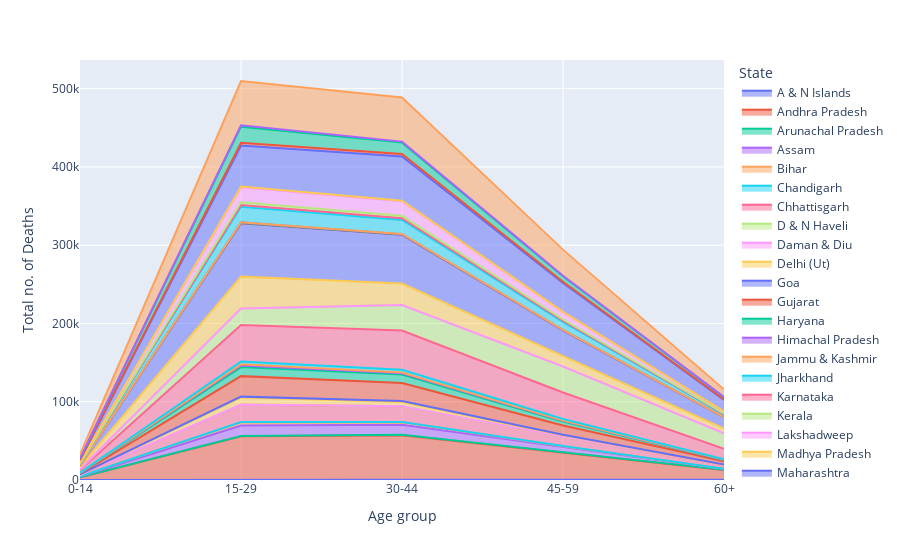

Notebook source saved alongside this figure:
### Code cell
fig = px.area(causes_grp,x='Age group',y='Total no. of Deaths',color='State',height=600)
fig.update_layout(
    title={
        'y':0.97,
        'x':0.5,
        'xanchor':'center',
        'yanchor':'top'
    },xaxis_title='Age group',
    yaxis_title = 'Total no. of Deaths',)
fig.show()

### Figure 1 — Plotly figure (JSON) as saved in the notebook; plotly's stock layout.template omitted (floating-point values rounded to 4 significant figures)
{"data": [{"fillpattern": {"shape": ""}, "hovertemplate": "State=A & N Islands<br>Age group=%{x}<br>Total no. of Deaths=%{y}<extra></extra>", "legendgroup": "A & N Islands", "line": {"color": "#636efa"}, "marker": {"symbol": "circle"}, "mode": "lines", "name": "A & N Islands", "orientation": "v", "showlegend": true, "stackgroup": "1", "type": "scatter", "x": ["0-14", "15-29", "30-44", "45-59", "60+"], "xaxis": "x", "y": [53, 630, 464, 311, 165], "yaxis": "y"}, {"fillpattern": {"shape": ""}, "hovertemplate": "State=Andhra Pradesh<br>Age group=%{x}<br>Total no. of Deaths=%{y}<extra></extra>", "legendgroup": "Andhra Pradesh", "line": {"color": "#EF553B"}, "marker": {"symbol": "circle"}, "mode": "lines", "name": "Andhra Pradesh", "orientation": "v", "showlegend": true, "stackgroup": "1", "type": "scatter", "x": ["0-14", "15-29", "30-44", "45-59", "60+"], "xaxis": "x", "y": [3265, 55121, 56770, 34917, 12747], "yaxis": "y"}, {"fillpattern": {"shape": ""}, "hovertemplate": "State=Arunachal Pradesh<br>Age group=%{x}<br>Total no. of Deaths=%{y}<extra></extra>", "legendgroup": "Arunachal Pradesh", "line": {"color": "#00cc96"}, "marker": {"symbol": "circle"}, "mode": "lines", "name": "Arunachal Pradesh", "orientation": "v", "showlegend": true, "stackgroup": "1", "type": "scatter", "x": ["0-14", "15-29", "30-44", "45-59", "60+"], "xaxis": "x", "y": [49, 572, 524, 160, 23], "yaxis": "y"}, {"fillpattern": {"shape": ""}, "hovertemplate": "State=Assam<br>Age group=%{x}<br>Total no. of Deaths=%{y}<extra></extra>", "legendgroup": "Assam", "line": {"color": "#ab63fa"}, "marker": {"symbol": "circle"}, "mode": "lines", "name": "Assam", "orientation": "v", "showlegend": true, "stackgroup": "1", "type": "scatter", "x": ["0-14", "15-29", "30-44", "45-59", "60+"], "xaxis": "x", "y": [734, 13384, 12747, 6601, 1003], "yaxis": "y"}, {"fillpattern": {"shape": ""}, "hovertemplate": "State=Bihar<br>Age group=%{x}<br>Total no. of Deaths=%{y}<extra></extra>", "legendgroup": "Bihar", "line": {"color": "#FFA15A"}, "marker": {"symbol": "circle"}, "mode": "lines", "name": "Bihar", "orientation": "v", "showlegend": true, "stackgroup": "1", "type": "scatter", "x": ["0-14", "15-29", "30-44", "45-59", "60+"], "xaxis": "x", "y": [572, 3720, 3298, 1241, 414], "yaxis": "y"}, {"fillpattern": {"shape": ""}, "hovertemplate": "State=Chandigarh<br>Age group=%{x}<br>Total no. of Deaths=%{y}<extra></extra>", "legendgroup": "Chandigarh", "line": {"color": "#19d3f3"}, "marker": {"symbol": "circle"}, "mode": "lines", "name": "Chandigarh", "orientation": "v", "showlegend": true, "stackgroup": "1", "type": "scatter", "x": ["0-14", "15-29", "30-44", "45-59", "60+"], "xaxis": "x", "y": [16, 531, 349, 111, 27], "yaxis": "y"}, {"fillpattern": {"shape": ""}, "hovertemplate": "State=Chhattisgarh<br>Age group=%{x}<br>Total no. of Deaths=%{y}<extra></extra>", "legendgroup": "Chhattisgarh", "line": {"color": "#FF6692"}, "marker": {"symbol": "circle"}, "mode": "lines", "name": "Chhattisgarh", "orientation": "v", "showlegend": true, "stackgroup": "1", "type": "scatter", "x": ["0-14", "15-29", "30-44", "45-59", "60+"], "xaxis": "x", "y": [2040, 22048, 19954, 11907, 4546], "yaxis": "y"}, {"fillpattern": {"shape": ""}, "hovertemplate": "State=D & N Haveli<br>Age group=%{x}<br>Total no. of Deaths=%{y}<extra></extra>", "legendgroup": "D & N Haveli", "line": {"color": "#B6E880"}, "marker": {"symbol": "circle"}, "mode": "lines", "name": "D & N Haveli", "orientation": "v", "showlegend": true, "stackgroup": "1", "type": "scatter", "x": ["0-14", "15-29", "30-44", "45-59", "60+"], "xaxis": "x", "y": [6, 303, 183, 121, 73], "yaxis": "y"}, {"fillpattern": {"shape": ""}, "hovertemplate": "State=Daman & Diu<br>Age group=%{x}<br>Total no. of Deaths=%{y}<extra></extra>", "legendgroup": "Daman & Diu", "line": {"color": "#FF97FF"}, "marker": {"symbol": "circle"}, "mode": "lines", "name": "Daman & Diu", "orientation": "v", "showlegend": true, "stackgroup": "1", "type": "scatter", "x": ["0-14", "15-29", "30-44", "45-59", "60+"], "xaxis": "x", "y": [11, 131, 88, 42, 7], "yaxis": "y"}, {"fillpattern": {"shape": ""}, "hovertemplate": "State=Delhi (Ut)<br>Age group=%{x}<br>Total no. of Deaths=%{y}<extra></extra>", "legendgroup": "Delhi (Ut)", "line": {"color": "#FECB52"}, "marker": {"symbol": "circle"}, "mode": "lines", "name": "Delhi (Ut)", "orientation": "v", "showlegend": true, "stackgroup": "1", "type": "scatter", "x": ["0-14", "15-29", "30-44", "45-59", "60+"], "xaxis": "x", "y": [423, 8861, 5388, 1746, 439], "yaxis": "y"}, {"fillpattern": {"shape": ""}, "hovertemplate": "State=Goa<br>Age group=%{x}<br>Total no. of Deaths=%{y}<extra></extra>", "legendgroup": "Goa", "line": {"color": "#636efa"}, "marker": {"symbol": "circle"}, "mode": "lines", "name": "Goa", "orientation": "v", "showlegend": true, "stackgroup": "1", "type": "scatter", "x": ["0-14", "15-29", "30-44", "45-59", "60+"], "xaxis": "x", "y": [61, 1220, 1254, 635, 305], "yaxis": "y"}, {"fillpattern": {"shape": ""}, "hovertemplate": "State=Gujarat<br>Age group=%{x}<br>Total no. of Deaths=%{y}<extra></extra>", "legendgroup": "Gujarat", "line": {"color": "#EF553B"}, "marker": {"symbol": "circle"}, "mode": "lines", "name": "Gujarat", "orientation": "v", "showlegend": true, "stackgroup": "1", "type": "scatter", "visible": true, "x": ["0-14", "15-29", "30-44", "45-59", "60+"], "xaxis": "x", "y": [871, 26181, 22967, 11868, 4290], "yaxis": "y"}, {"fillpattern": {"shape": ""}, "hovertemplate": "State=Haryana<br>Age group=%{x}<br>Total no. of Deaths=%{y}<extra></extra>", "legendgroup": "Haryana", "line": {"color": "#00cc96"}, "marker": {"symbol": "circle"}, "mode": "lines", "name": "Haryana", "orientation": "v", "showlegend": true, "stackgroup": "1", "type": "scatter", "x": ["0-14", "15-29", "30-44", "45-59", "60+"], "xaxis": "x", "y": [715, 11593, 10666, 4948, 1515], "yaxis": "y"}, {"fillpattern": {"shape": ""}, "hovertemplate": "State=Himachal Pradesh<br>Age group=%{x}<br>Total no. of Deaths=%{y}<extra></extra>", "legendgroup": "Himachal Pradesh", "line": {"color": "#ab63fa"}, "marker": {"symbol": "circle"}, "mode": "lines", "name": "Himachal Pradesh", "orientation": "v", "showlegend": true, "stackgroup": "1", "type": "scatter", "visible": true, "x": ["0-14", "15-29", "30-44", "45-59", "60+"], "xaxis": "x", "y": [107, 2074, 1765, 975, 398], "yaxis": "y"}, {"fillpattern": {"shape": ""}, "hovertemplate": "State=Jammu & Kashmir<br>Age group=%{x}<br>Total no. of Deaths=%{y}<extra></extra>", "legendgroup": "Jammu & Kashmir", "line": {"color": "#FFA15A"}, "marker": {"symbol": "circle"}, "mode": "lines", "name": "Jammu & Kashmir", "orientation": "v", "showlegend": true, "stackgroup": "1", "type": "scatter", "x": ["0-14", "15-29", "30-44", "45-59", "60+"], "xaxis": "x", "y": [45, 1380, 1014, 374, 155], "yaxis": "y"}, {"fillpattern": {"shape": ""}, "hovertemplate": "State=Jharkhand<br>Age group=%{x}<br>Total no. of Deaths=%{y}<extra></extra>", "legendgroup": "Jharkhand", "line": {"color": "#19d3f3"}, "marker": {"symbol": "circle"}, "mode": "lines", "name": "Jharkhand", "orientation": "v", "showlegend": true, "stackgroup": "1", "type": "scatter", "x": ["0-14", "15-29", "30-44", "45-59", "60+"], "xaxis": "x", "y": [450, 3572, 3468, 2021, 439], "yaxis": "y"}, {"fillpattern": {"shape": ""}, "hovertemplate": "State=Karnataka<br>Age group=%{x}<br>Total no. of Deaths=%{y}<extra></extra>", "legendgroup": "Karnataka", "line": {"color": "#FF6692"}, "marker": {"symbol": "circle"}, "mode": "lines", "name": "Karnataka", "orientation": "v", "showlegend": true, "stackgroup": "1", "type": "scatter", "x": ["0-14", "15-29", "30-44", "45-59", "60+"], "xaxis": "x", "y": [3218, 46560, 50073, 33836, 13278], "yaxis": "y"}, {"fillpattern": {"shape": ""}, "hovertemplate": "State=Kerala<br>Age group=%{x}<br>Total no. of Deaths=%{y}<extra></extra>", "legendgroup": "Kerala", "line": {"color": "#B6E880"}, "marker": {"symbol": "circle"}, "mode": "lines", "name": "Kerala", "orientation": "v", "showlegend": true, "stackgroup": "1", "type": "scatter", "x": ["0-14", "15-29", "30-44", "45-59", "60+"], "xaxis": "x", "y": [1083, 21285, 32473, 33191, 19904], "yaxis": "y"}, {"fillpattern": {"shape": ""}, "hovertemplate": "State=Lakshadweep<br>Age group=%{x}<br>Total no. of Deaths=%{y}<extra></extra>", "legendgroup": "Lakshadweep", "line": {"color": "#FF97FF"}, "marker": {"symbol": "circle"}, "mode": "lines", "name": "Lakshadweep", "orientation": "v", "showlegend": true, "stackgroup": "1", "type": "scatter", "x": ["0-14", "15-29", "30-44", "45-59", "60+"], "xaxis": "x", "y": [0, 2, 5, 2, 1], "yaxis": "y"}, {"fillpattern": {"shape": ""}, "hovertemplate": "State=Madhya Pradesh<br>Age group=%{x}<br>Total no. of Deaths=%{y}<extra></extra>", "legendgroup": "Madhya Pradesh", "line": {"color": "#FECB52"}, "marker": {"symbol": "circle"}, "mode": "lines", "name": "Madhya Pradesh", "orientation": "v", "showlegend": true, "stackgroup": "1", "type": "scatter", "x": ["0-14", "15-29", "30-44", "45-59", "60+"], "xaxis": "x", "y": [3010, 40670, 27610, 13149, 5868], "yaxis": "y"}, {"fillpattern": {"shape": ""}, "hovertemplate": "State=Maharashtra<br>Age group=%{x}<br>Total no. of Deaths=%{y}<extra></extra>", "legendgroup": "Maharashtra", "line": {"color": "#636efa"}, "marker": {"symbol": "circle"}, "mode": "lines", "name": "Maharashtra", "orientation": "v", "showlegend": true, "stackgroup": "1", "type": "scatter", "x": ["0-14", "15-29", "30-44", "45-59", "60+"], "xaxis": "x", "y": [1917, 68290, 62279, 33162, 14741], "yaxis": "y"}, {"fillpattern": {"shape": ""}, "hovertemplate": "State=Manipur<br>Age group=%{x}<br>Total no. of Deaths=%{y}<extra></extra>", "legendgroup": "Manipur", "line": {"color": "#EF553B"}, "marker": {"symbol": "circle"}, "mode": "lines", "name": "Manipur", "orientation": "v", "showlegend": true, "stackgroup": "1", "type": "scatter", "x": ["0-14", "15-29", "30-44", "45-59", "60+"], "xaxis": "x", "y": [5, 198, 163, 44, 11], "yaxis": "y"}, {"fillpattern": {"shape": ""}, "hovertemplate": "State=Meghalaya<br>Age group=%{x}<br>Total no. of Deaths=%{y}<extra></extra>", "legendgroup": "Meghalaya", "line": {"color": "#00cc96"}, "marker": {"symbol": "circle"}, "mode": "lines", "name": "Meghalaya", "orientation": "v", "showlegend": true, "stackgroup": "1", "type": "scatter", "x": ["0-14", "15-29", "30-44", "45-59", "60+"], "xaxis": "x", "y": [32, 495, 340, 169, 50], "yaxis": "y"}, {"fillpattern": {"shape": ""}, "hovertemplate": "State=Mizoram<br>Age group=%{x}<br>Total no. of Deaths=%{y}<extra></extra>", "legendgroup": "Mizoram", "line": {"color": "#ab63fa"}, "marker": {"symbol": "circle"}, "mode": "lines", "name": "Mizoram", "orientation": "v", "showlegend": true, "stackgroup": "1", "type": "scatter", "x": ["0-14", "15-29", "30-44", "45-59", "60+"], "xaxis": "x", "y": [28, 386, 298, 95, 27], "yaxis": "y"}, {"fillpattern": {"shape": ""}, "hovertemplate": "State=Nagaland<br>Age group=%{x}<br>Total no. of Deaths=%{y}<extra></extra>", "legendgroup": "Nagaland", "line": {"color": "#FFA15A"}, "marker": {"symbol": "circle"}, "mode": "lines", "name": "Nagaland", "orientation": "v", "showlegend": true, "stackgroup": "1", "type": "scatter", "x": ["0-14", "15-29", "30-44", "45-59", "60+"], "xaxis": "x", "y": [7, 130, 161, 49, 0], "yaxis": "y"}, {"fillpattern": {"shape": ""}, "hovertemplate": "State=Odisha<br>Age group=%{x}<br>Total no. of Deaths=%{y}<extra></extra>", "legendgroup": "Odisha", "line": {"color": "#19d3f3"}, "marker": {"symbol": "circle"}, "mode": "lines", "name": "Odisha", "orientation": "v", "showlegend": true, "stackgroup": "1", "type": "scatter", "x": ["0-14", "15-29", "30-44", "45-59", "60+"], "xaxis": "x", "y": [1898, 19665, 17961, 10405, 3519], "yaxis": "y"}, {"fillpattern": {"shape": ""}, "hovertemplate": "State=Puducherry<br>Age group=%{x}<br>Total no. of Deaths=%{y}<extra></extra>", "legendgroup": "Puducherry", "line": {"color": "#FF6692"}, "marker": {"symbol": "circle"}, "mode": "lines", "name": "Puducherry", "orientation": "v", "showlegend": true, "stackgroup": "1", "type": "scatter", "x": ["0-14", "15-29", "30-44", "45-59", "60+"], "xaxis": "x", "y": [76, 2251, 2122, 1396, 584], "yaxis": "y"}, {"fillpattern": {"shape": ""}, "hovertemplate": "State=Punjab<br>Age group=%{x}<br>Total no. of Deaths=%{y}<extra></extra>", "legendgroup": "Punjab", "line": {"color": "#B6E880"}, "marker": {"symbol": "circle"}, "mode": "lines", "name": "Punjab", "orientation": "v", "showlegend": true, "stackgroup": "1", "type": "scatter", "x": ["0-14", "15-29", "30-44", "45-59", "60+"], "xaxis": "x", "y": [149, 3675, 3172, 1585, 689], "yaxis": "y"}, {"fillpattern": {"shape": ""}, "hovertemplate": "State=Rajasthan<br>Age group=%{x}<br>Total no. of Deaths=%{y}<extra></extra>", "legendgroup": "Rajasthan", "line": {"color": "#FF97FF"}, "marker": {"symbol": "circle"}, "mode": "lines", "name": "Rajasthan", "orientation": "v", "showlegend": true, "stackgroup": "1", "type": "scatter", "x": ["0-14", "15-29", "30-44", "45-59", "60+"], "xaxis": "x", "y": [1512, 19151, 18672, 9480, 2212], "yaxis": "y"}, {"fillpattern": {"shape": ""}, "hovertemplate": "State=Sikkim<br>Age group=%{x}<br>Total no. of Deaths=%{y}<extra></extra>", "legendgroup": "Sikkim", "line": {"color": "#FECB52"}, "marker": {"symbol": "circle"}, "mode": "lines", "name": "Sikkim", "orientation": "v", "showlegend": true, "stackgroup": "1", "type": "scatter", "x": ["0-14", "15-29", "30-44", "45-59", "60+"], "xaxis": "x", "y": [76, 747, 580, 361, 160], "yaxis": "y"}, {"fillpattern": {"shape": ""}, "hovertemplate": "State=Tamil Nadu<br>Age group=%{x}<br>Total no. of Deaths=%{y}<extra></extra>", "legendgroup": "Tamil Nadu", "line": {"color": "#636efa"}, "marker": {"symbol": "circle"}, "mode": "lines", "name": "Tamil Nadu", "orientation": "v", "showlegend": true, "stackgroup": "1", "type": "scatter", "x": ["0-14", "15-29", "30-44", "45-59", "60+"], "xaxis": "x", "y": [3205, 52468, 56599, 36792, 14749], "yaxis": "y"}, {"fillpattern": {"shape": ""}, "hovertemplate": "State=Tripura<br>Age group=%{x}<br>Total no. of Deaths=%{y}<extra></extra>", "legendgroup": "Tripura", "line": {"color": "#EF553B"}, "marker": {"symbol": "circle"}, "mode": "lines", "name": "Tripura", "orientation": "v", "showlegend": true, "stackgroup": "1", "type": "scatter", "x": ["0-14", "15-29", "30-44", "45-59", "60+"], "xaxis": "x", "y": [312, 3660, 3135, 1568, 519], "yaxis": "y"}, {"fillpattern": {"shape": ""}, "hovertemplate": "State=Uttar Pradesh<br>Age group=%{x}<br>Total no. of Deaths=%{y}<extra></extra>", "legendgroup": "Uttar Pradesh", "line": {"color": "#00cc96"}, "marker": {"symbol": "circle"}, "mode": "lines", "name": "Uttar Pradesh", "orientation": "v", "showlegend": true, "stackgroup": "1", "type": "scatter", "x": ["0-14", "15-29", "30-44", "45-59", "60+"], "xaxis": "x", "y": [1597, 20480, 14524, 7105, 2974], "yaxis": "y"}, {"fillpattern": {"shape": ""}, "hovertemplate": "State=Uttarakhand<br>Age group=%{x}<br>Total no. of Deaths=%{y}<extra></extra>", "legendgroup": "Uttarakhand", "line": {"color": "#ab63fa"}, "marker": {"symbol": "circle"}, "mode": "lines", "name": "Uttarakhand", "orientation": "v", "showlegend": true, "stackgroup": "1", "type": "scatter", "x": ["0-14", "15-29", "30-44", "45-59", "60+"], "xaxis": "x", "y": [104, 1654, 1256, 552, 136], "yaxis": "y"}, {"fillpattern": {"shape": ""}, "hovertemplate": "State=West Bengal<br>Age group=%{x}<br>Total no. of Deaths=%{y}<extra></extra>", "legendgroup": "West Bengal", "line": {"color": "#FFA15A"}, "marker": {"symbol": "circle"}, "mode": "lines", "name": "West Bengal", "orientation": "v", "showlegend": true, "stackgroup": "1", "type": "scatter", "x": ["0-14", "15-29", "30-44", "45-59", "60+"], "xaxis": "x", "y": [5038, 56688, 56391, 33414, 9499], "yaxis": "y"}], "layout": {"autosize": true, "legend": {"title": {"text": "State"}, "tracegroupgap": 0}, "margin": {"t": 60}, "title": {"x": 0.5, "xanchor": "center", "y": 0.97, "yanchor": "top"}, "xaxis": {"anchor": "y", "autorange": true, "domain": [0, 1], "range": [0, 4], "title": {"text": "Age group"}, "type": "category"}, "yaxis": {"anchor": "x", "autorange": true, "domain": [0, 1], "range": [0, 536600.0], "title": {"text": "Total no. of Deaths"}, "type": "linear"}}}
